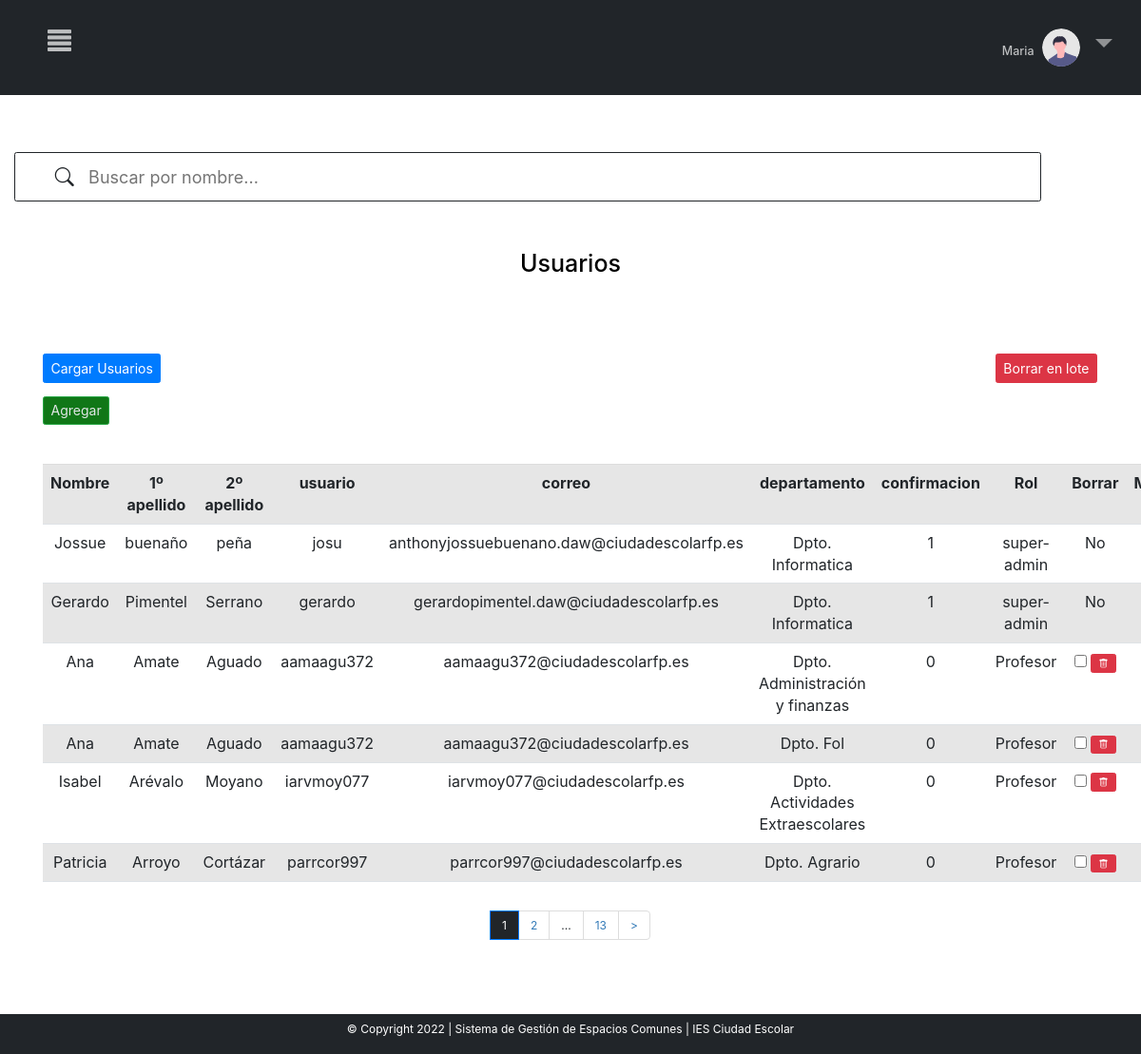
Screenshot of /MVC_proyectofinal/inicio.php?c=crudUsuarios&page=1 (signed in) with the database file from the repository.
### tables this page shows
CREATE TABLE `usuarios` (
  `id` int(11) UNSIGNED NOT NULL,
  `nombre` varchar(150) NOT NULL,
  `correo` varchar(150) NOT NULL,
  `primerApellido` varchar(50) NOT NULL,
  `segundoApellido` varchar(50) NOT NULL,
  `usuario` varchar(50) NOT NULL,
  `puesto` varchar(250) NOT NULL,
  `contra` varchar(150) NOT NULL,
  `confirmacion` tinyint(1) NOT NULL,
  `rol` int(6) UNSIGNED NOT NULL
);

CREATE TABLE `departamentos` (
  `puesto` varchar(250) NOT NULL,
  `departamento` varchar(250) NOT NULL
);

CREATE TABLE `roles` (
  `id` int(6) UNSIGNED NOT NULL,
  `nombre` varchar(30) NOT NULL,
  `crud_roles` tinyint(1) NOT NULL,
  `crud_usuarios` tinyint(1) NOT NULL,
  `crud_aulas` tinyint(1) NOT NULL,
  `crud_reservas` tinyint(1) NOT NULL,
  `crud_grupos` tinyint(1) NOT NULL,
  `crud_festivos` tinyint(1) NOT NULL,
  `estadisticas` tinyint(1) NOT NULL,
  `crud_configuracion` tinyint(1) NOT NULL,
  `crud_departamentos` tinyint(1) NOT NULL
);

### MVC_proyectofinal/controller/controller.php (called while the page is built, shortened)
<?php
require_once ("models/crud.php");
class Control{
    function __construct()
    {
        $this->crud=new Crud();
    }
    function crudUsuarios(){
        include_once ("views/crudUsuarios.php");
    }
}
?>

### MVC_proyectofinal/models/conexion.php (called while the page is built)
<?php
class Conexion{
    public function conexion(){
        try{
            $conexion=new PDO("mysql:host=localhost;dbname=sgec","root","");
            $conexion->setAttribute(PDO::ATTR_ERRMODE,PDO::ERRMODE_EXCEPTION);
            return $conexion;
        }
        catch(PDOException $e){
            echo $e->getMessage();
            return null;
        }
    }
}
?>

### MVC_proyectofinal/models/crud.php (called while the page is built, shortened)
<?php
include("conexion.php");
    ?>
    <?php
class Crud extends Conexion{
    private $conexion;
    function __construct()
    {
        $this->conexion=parent::conexion();
    }
    function crudUsuarios($opc,$iteams_pagina=null,$offset=null){
        if($opc==1){
            $sql="SELECT count(*) FROM usuarios";
            $consulta=$this->conexion->prepare($sql);
            $consulta->execute();
            $count=$consulta->fetch(PDO::FETCH_NUM);
            return $count;
        }
        elseif($opc==2){
            $sql="SELECT usuarios.id, usuarios.nombre as 'Nombre', usuarios.primerApellido as'1º apellido', usuarios.segundoApellido as '2º apellido', usuarios.usuario, usuarios.correo, departamentos.departamento, usuarios.confirmacion, usuarios.rol, roles.nombre as 'Rol'
            FROM usuarios
            INNER JOIN roles
            on usuarios.rol=roles.id
            INNER JOIN departamentos
            on usuarios.puesto=departamentos.puesto
            ORDER BY id ASC LIMIT ".$iteams_pagina." OFFSET ".$offset."";
            $consulta=$this->conexion->prepare($sql);
            $consulta->execute();
            $consult=$consulta->fetchAll(PDO::FETCH_ASSOC);
            $keys=array_keys($consult[0]);
            return array($consult,$keys);
        }
    }
}
?>

### MVC_proyectofinal/views/crudUsuarios.php (the view, shortened to what this page needs)
<html lang="en" style="    overflow-x: hidden;">
<head>
<link rel="stylesheet" href="https://cdn.jsdelivr.net/npm/bootstrap-icons@1.8.1/font/bootstrap-icons.css">
<link rel="stylesheet" href="libs/bootstrap-5.1.3-dist/css/bootstrap.min.css">
    <link rel="stylesheet" href="libs/cssc/login&check.css">
</head>
<body style="font-size:12px !important">
<?php include "menu.php";
$count=$this->crud->crudUsuarios(1);
$iteams_pagina=6;
$total_pages=ceil($count[0]/$iteams_pagina);
$page=0;
if(isset($_GET["page"]) && !empty($_GET["page"])){
    $page=$_GET["page"];
}else{
    $page=1;
}
$offset=($page-1) * $iteams_pagina;
$result=$this->crud->crudUsuarios(2,$iteams_pagina,$offset);
?>
<div class="row" style="margin-top:5%">
                <div class="col-md-12 ">
                <h1 style="color:black; text-align:center; margin-top:30px;margin-bottom:0%; background-color:white; margin-top:50px" >Usuarios</h1>
<?php
       echo '<div class="container" style="margin-top:80px">
       <div class="row">
                       <div class="col-md-12 ">';
                       echo "<form style='font-size:14px' action='' method='post' >
                            <input class='btn btn-primary' style='font-size:14px' type='submit' name='cargar' value='Cargar Usuarios'>
                            </form>";
        echo "<a href='?c=crudUsuarios&page=".$_GET['page']."&crear=1'><button name='crear' style='font-size:14px; margin-bottom:30px'  class='btn btn-success'> Agregar</button></a>  ";
       echo '<div class="table-responsive-sm">
       <table class="table table-striped bg-white table-hover" style="text-align: center; margin-top:1%">';
        echo "<tr >";
        foreach($result[1] as $indice){
            if($indice=="id"||$indice=="rol"){
            }else{
                echo "<th>".$indice."</th>";
            }
        }
        echo "<th>Borrar</th>";
        echo "<th>Modificar</th>";
        echo "</tr>";
        ?>
<form style='font-size:14px' action="?c=borrarUsuarios&pag=<?php echo $_GET["page"]?>" method="post">
<input type='submit' name='borrar' value='Borrar en lote' class='btn btn-danger' style="    float: right;
    font-size: 14px;
    position: absolute;
    right: 16px;
    top: 0px; " >
<?php
        foreach($result[0] as $indice=>$dato){
            foreach($dato as $x=>$y){
                if($x=="rol"||$x=="id"){
                }else{
                    echo "<td>".$y."</td>";
                }
            }
            ?>
            <?php if($dato["rol"]==1){?>
            <td>No</td>
            <td>No</td>
            <?php  }else{?>
            <td><input type="checkbox" name="eliminar[]" value="<?php echo $dato["id"]?>">
            <a class="dltBtn btn btn-danger" data-id="<?php echo $dato["id"]; ?>" data-page="<?php echo $_GET["page"]; ?>" href="javascript:void(0)"><i class="bi bi-trash"></i></a>
            </td>
            <td><button  title="Modificar" class="btn btn-primary" name="modificar" value="<?php echo $dato["id"] ?>"> <i class="bi bi-pencil-square"></i></button></td>
            <?php }?>
            <?php
            }
        ?>
           </table>
        </div>
        </div>
 <?php
echo "<br>";
?>
<div style="margin-bottom: 100px;
    display: flex;
    justify-content: center">
    <nav aria-label="...">
		<ul class="pagination">
            <li class="page-item active" >
				<?php for($i=0;$i<=$total_pages;$i++):
                    if($i==$_GET["page"]){
                    ?>
                    <a class="page-link" style="color: white!important;
                    background-color: #212529!important;" href="inicio.php?c=crudUsuarios&page=<?php echo $_GET['page']?>"><?php echo $i ?></a>
                    </li>
                    <li class="page-item" style="<?php echo $i==$total_pages ? 'display:none' : '' ?>">
                    <a class="page-link" href="inicio.php?c=crudUsuarios&page=<?php echo $_GET['page']+1?>"><?php echo $i+1 ?></a>
                    <li class="page-item" style="<?php echo $i==$total_pages||$i==($total_pages-1) ? 'display:none' : '' ?>"><a class="page-link">...</a></li>
                    <li class="page-item" style="<?php echo $i==$total_pages||$i==($total_pages-1) ? 'display:none' : '' ?>">
                    <a class="page-link" href="inicio.php?c=crudUsuarios&page=<?php echo $total_pages?>"><?php echo $total_pages ?></a>
				<?php }
                endfor ?>
                    </li>
                <li style="<?php echo $_GET['page']==$total_pages ? 'display:none' : '' ?>">
				<a class="page-link" href="inicio.php?c=crudUsuarios&page=<?php echo $_GET['page']+1?>">></a>
			</li>
		</ul>
    </nav>
</div>
</body>
</html>

### MVC_proyectofinal/libs/css/estilos.css (style rules this page uses)
th { text-align: center !important; }
li.page-item.active a.page-link { background-color: #1A3C40 !important; color:#708588 !important }
.btn.btn-success { background-color: #107717; color:#E2E7E7 }
.active, .accordion:hover { background-color: #ccc; }

### MVC_proyectofinal/views/menu.php (style rules this page uses)
body { overflow-x: hidden; }
body { font-family: "Lato", sans-serif; }

### MVC_proyectofinal/views/barraBusquedaUsuarios/barra.php (style rules this page uses)
.active, .accordion:hover { background-color: white; }

### rows the page displays
usuarios: nombre "Jossue", primerApellido "buenaño", segundoApellido "peña", usuario "josu", correo "anthonyjossuebuenano.daw@ciudadescolarfp.es", departamentos.departamento "Dpto. Informatica", confirmacion "1", rol.nombre "super-admin", shows "No"
usuarios: nombre "Gerardo", primerApellido "Pimentel", segundoApellido "Serrano", usuario "gerardo", correo "gerardopimentel.daw@ciudadescolarfp.es", departamentos.departamento "Dpto. Informatica", confirmacion "1", rol.nombre "super-admin", shows "No"
usuarios: nombre "Ana", primerApellido "Amate", segundoApellido "Aguado", usuario "aamaagu372", correo "aamaagu372@ciudadescolarfp.es", departamentos.departamento "Dpto. Administración y finanzas", confirmacion "0", rol.nombre "Profesor", departamentos.departamento "Dpto. Fol"
usuarios: nombre "Isabel", primerApellido "Arévalo", segundoApellido "Moyano", usuario "iarvmoy077", correo "iarvmoy077@ciudadescolarfp.es", departamentos.departamento "Dpto. Actividades Extraescolares", confirmacion "0", rol.nombre "Profesor"
usuarios: nombre "Patricia", primerApellido "Arroyo", segundoApellido "Cortázar", usuario "parrcor997", correo "parrcor997@ciudadescolarfp.es", departamentos.departamento "Dpto. Agrario", confirmacion "0", rol.nombre "Profesor"

### other values shown
$_SESSION['nombre'] "Maria"
$indice "Nombre"
$indice "1º apellido"
$indice "2º apellido"
$indice "usuario"
$indice "correo"
$indice "departamento"
$indice "confirmacion"
$indice "Rol"
$total_pages "13"
